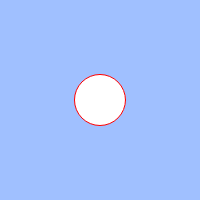
Frame 1 (no input)
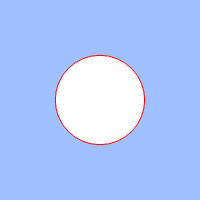
Frame 60 (no input)
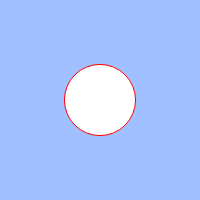
Frame 120 (the mouse pressed at the canvas centre since frame 60)

The p5.js sketch that drew these frames (run headless with seeded random() and noise() and a simulated clock; from frame 60 on, the mouse is pressed at the canvas centre):

// p5.js sketch
// ── sketch.js
// 練習問題「心臓の鼓動のように大きくなったり小さくなったりする円」
let count;
let cycle;

function setup(){
  createCanvas(200, 200);
  count = 0;
  cycle = 100;
}

function draw(){
  background(160, 192, 255);
  count = (count + 1) % cycle;
  // BLANK[1]
  if(count<50){size = 50+(count+= 0.01);} 
  else {size = 150-(count+= 0.01);} 
  if(keyIsDown(" ".charCodeAt(0))){
    if(count<50){size = 50+(count+= 1);} 
    else {size = 150-(count+= 1);} 
  }
  stroke(255,0,0);
  ellipse(width / 2, height / 2, size);
  } 
